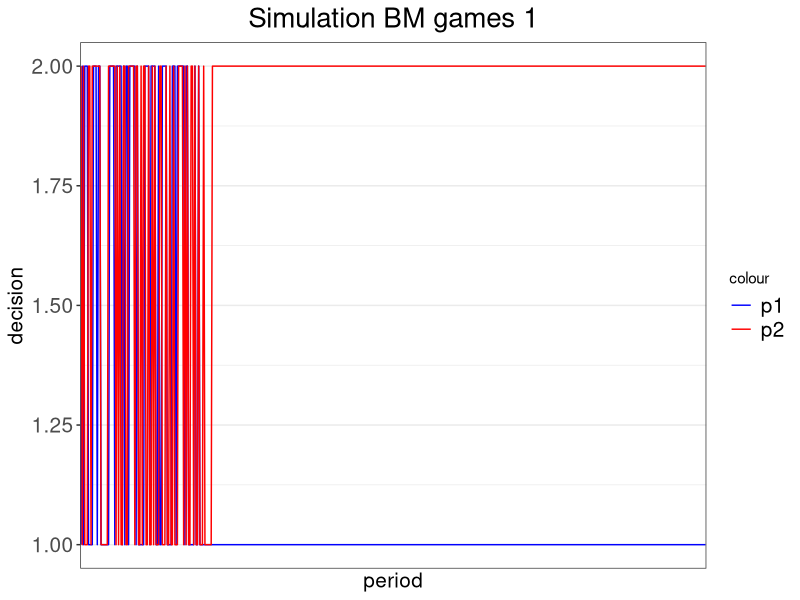
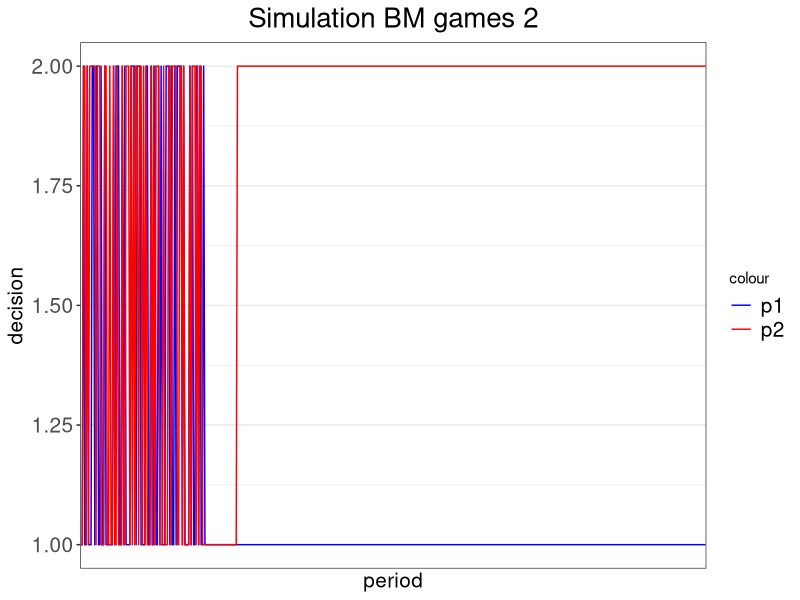
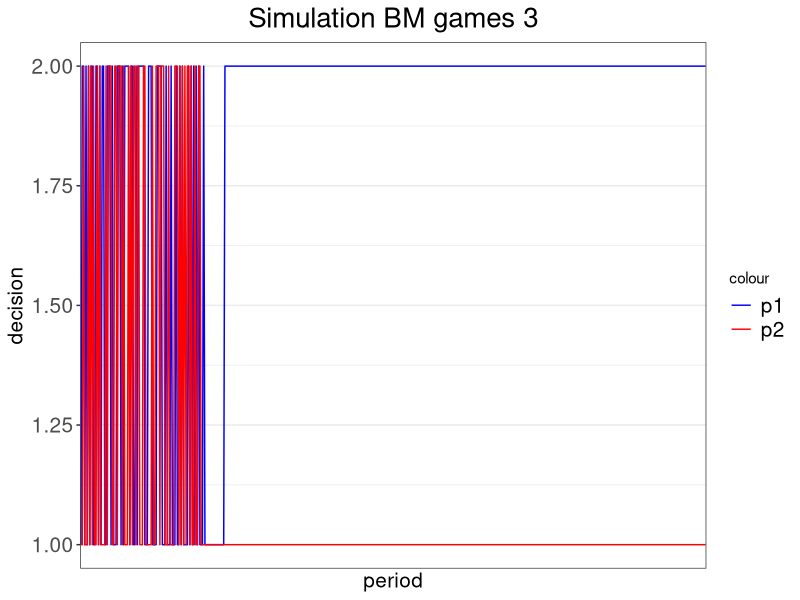
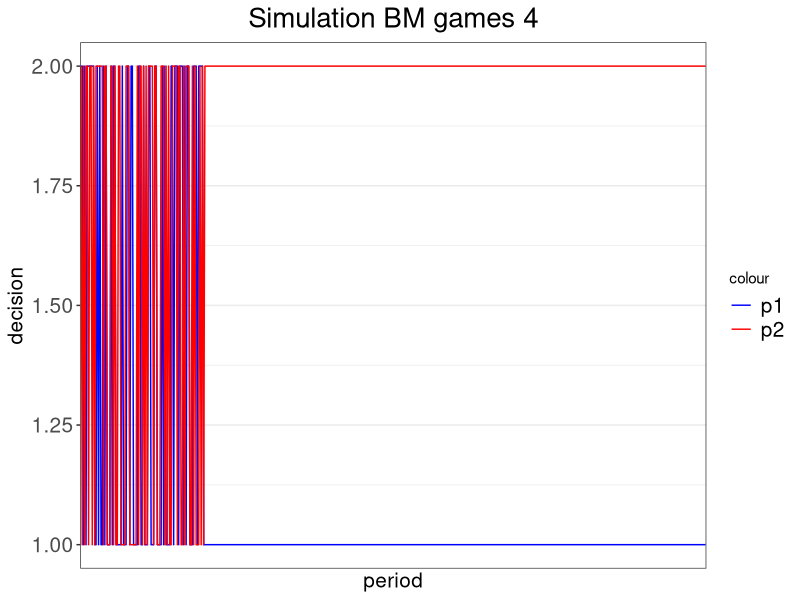
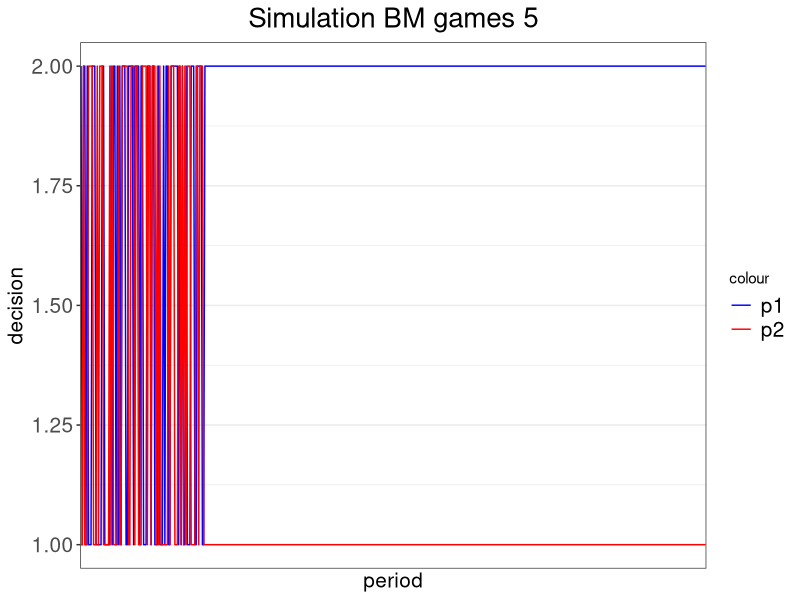
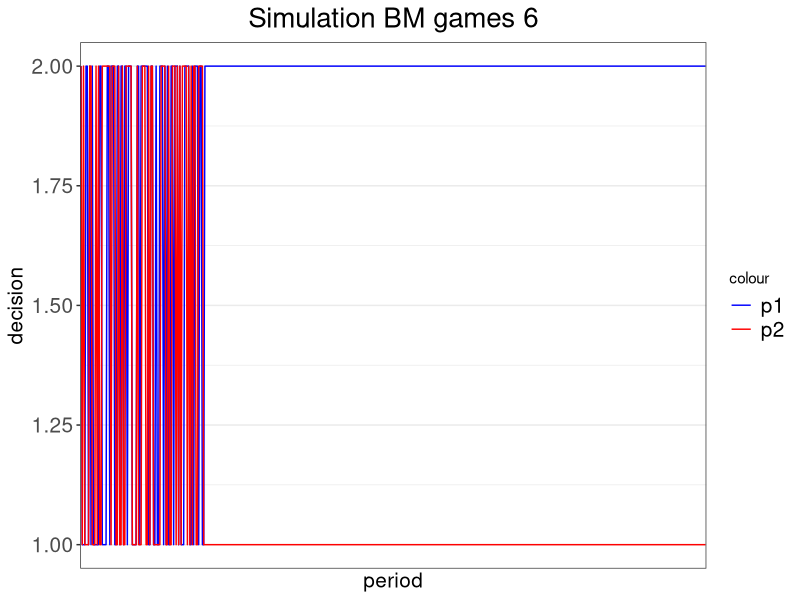
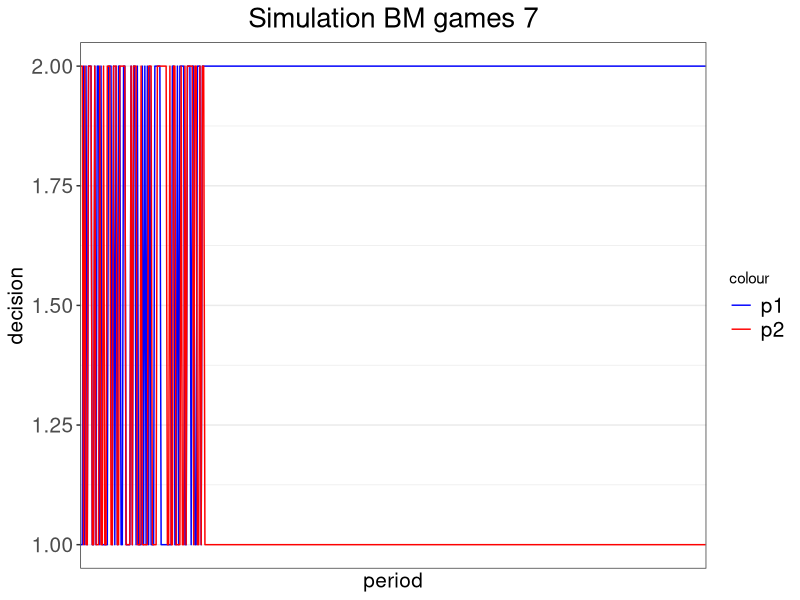
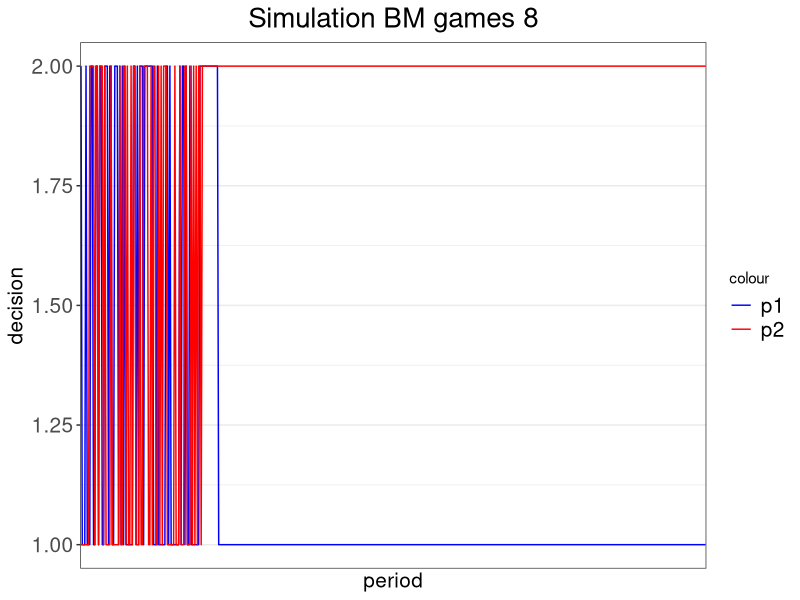

Here is the R script that generated these plots, in order: (Note: this script raises an error after producing the figures.)
# add package
library(ggplot2)

# set up the payoff matrix
pay_chicken = matrix(c(100,200,600,500),2,2) # payoff matrix 2x2
pay_MV = matrix(c(0,200,100,100,0,200,200,100,0),3,3) # payoff matrix 3x3


# build the payoff function (chicken, can be switched to MV)
payoff = function(my_choice, your_choice){
  return(pay_chicken[my_choice, your_choice])
}


# build the regret function for action m (m is 1,2,or 3)
regret = function(m, iteration, my_history, your_history){
  
  # calculate the length of history
  len_history = iteration - 1
  
  # get my most recent decision
  lastchoice = my_history[len_history]
  
  # create a regret payoff term
  my_regret = rep(0, len_history)
  
  # loop over previous periods to replace the choice with decision 1
  for (i in 1:len_history){
    if (my_history[i] == lastchoice){
      my_regret[i] = payoff(m, your_history[i])
    }
    else{
      my_regret[i] = payoff(my_history[i], your_history[i])
    }
  }
  
  # calculate and return the regret
  return(mean(my_regret))
}


# build the decision function based on the regret function
decision = function(mu, iteration, my_history, your_history){
  
  # get my most recent decision
  lastchoice = my_history[iteration-1]
  
  # compute regret for all possible decisions
  regret1 = regret(1, iteration, my_history, your_history)
  regret2 = regret(2, iteration, my_history, your_history)
  
  # calculate the decision when my last choice is 1
  if (lastchoice == 1){
    if (regret1 >= regret2){return(1)}
    else{
      # switch with a positive probability from 1 to 2
      seed = runif(1,0,1)
      prob = (regret2-regret1)/mu
      if (seed <= prob){return(2)}
      else{return(1)}
    }
  }
  
  # calculate the decision when my last choice is 2
  if (lastchoice == 2){
    if (regret1 <= regret2){return(2)}
    else{
      # switch with a positive probability from 2 to 1
      seed = runif(1,0,1)
      prob = (regret1-regret2)/mu
      if (seed <= prob){return(1)}
      else{return(2)}
    }
  }
}


# set up the parameters for the simulation
mu = 1000 # HM2000 probability parameter
n = 500 # number of periods in each simulation
sim = 50 # number of simulations
experiment = 100 # number of experimentation periods where players randomly make decisions

# run the simulations
for (s in 1:sim){
  
  # set up the vectors for choices and game parameters
  history_p1 = rep(0, n)
  history_p2 = rep(0, n)
  payoff_p1 = rep(0, n)
  payoff_p2 = rep(0, n)
  
  # calculate the experimentation periods with random starting decisions
  history_p1[1:experiment] = sample(1:2, experiment, replace = TRUE)
  history_p2[1:experiment] = sample(1:2, experiment, replace = TRUE)
  #payoff_p1[1] = payoff(history_p1[1], history_p2[1])
  #payoff_p2[1] = payoff(history_p2[1], history_p1[1])
  
  # calculate the rest of the decisions to n periods
  for (i in (experiment+1):n){
    history_p1[i] = decision(mu, i, history_p1, history_p2)
    history_p2[i] = decision(mu, i, history_p2, history_p1)
  }
  df = data.frame(
    p1_choice = history_p1,
    p2_choice = history_p2,
    period = 1:n
  )
  
  # graph the decision making
  title = paste('Simulation BM games', as.character(s), sep = ' ')
  file = paste("D:/Dropbox/Working Papers/Correlated Equilibrium/data/simulations/", title, sep = "")
  file = paste(file, ".png", sep = "")
  png(file, width = 400, height = 200)
  
  pic = ggplot(data = df) +
    geom_line(aes(x=period, y=p1_choice, colour='blue')) +
    geom_line(aes(x=period, y=p2_choice, colour='red')) +
    scale_x_discrete(name='period', waiver()) +
    scale_y_continuous(name='decision', limits=c(1,2)) +
    ggtitle(title) + 
    theme_bw() + 
    scale_colour_manual(values=c('blue', 'red'), labels=c('p1', 'p2')) +
    theme(plot.title = element_text(hjust = 0.5, size = 20), legend.text = element_text(size = 15),
          axis.title.x = element_text(size = 15), axis.title.y = element_text(size = 15),
          axis.text.x = element_text(size = 15), axis.text.y = element_text(size = 15))
  
  print(pic)
  dev.off()
  
}








